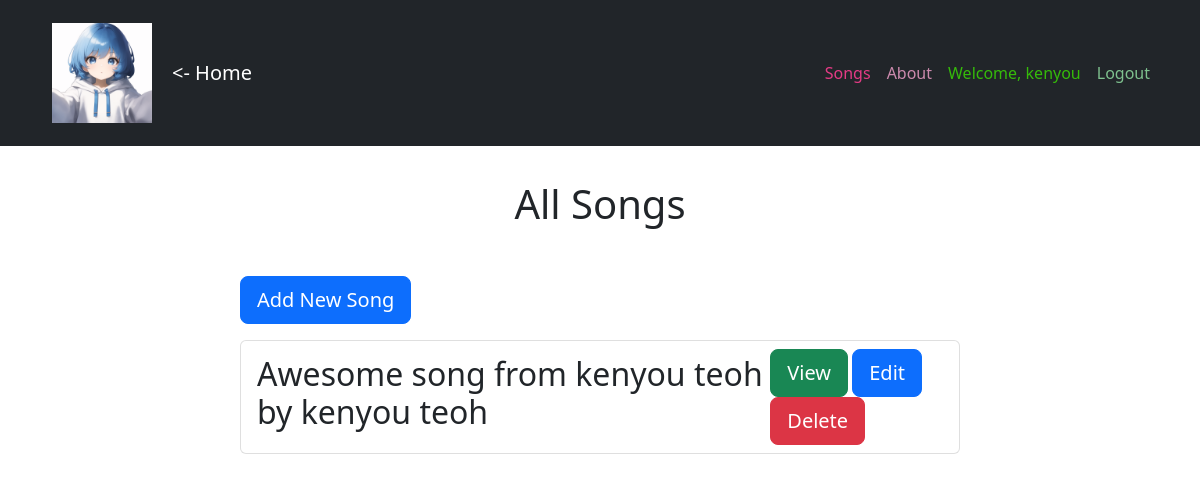
The app's page /songs/ (signed in) with its own data.
### musicApp/models.py (models this page shows, shortened)
class user(AbstractBaseUser):
    name = models.CharField(max_length=100)
    description = models.TextField(blank=True)
    email = models.EmailField(max_length=100, unique=True)
    is_staff = models.BooleanField(default=False)  # Add this line
    objects = UserManager()
    USERNAME_FIELD = 'email'
    REQUIRED_FIELDS = ['name']

class song(models.Model):
    name = models.CharField(max_length=100)
    artist = models.CharField(max_length=100)
    description = models.TextField(blank=True)

### musicApp/views.py (the view)
# urls.py: path('songs/', views.songListView.as_view(), name='songs'),
class songListView(ListView):
    model = song
    context_object_name = "songs"

### musicApp/templates/musicApp/song_list.html (shortened to what this page needs)
{% extends 'musicApp/base_template.html' %}
{% block content %}
    <link href="https://cdn.jsdelivr.net/npm/bootstrap@5.2.3/dist/css/bootstrap.min.css" rel="stylesheet">
    <div class="container">
        <h1 class="text-center mt-5" tabindex="0">All Songs</h1>
        <div class="row justify-content-center mt-5">
            <div class="col-md-8">
                {% if user.is_authenticated %}
                    <a href="{% url 'song_new' %}" class="btn btn-primary btn-lg mb-3" tabindex="0">Add New Song</a>
                {% endif %}
                <ul class="list-group">
                    {% for song in songs %}
                        <li class="list-group-item">
                            <div class="d-flex justify-content-between align-items-center">
                                <div>
                                    <h2 tabindex="0">{{ song.name }} by {{ song.artist }}</h2>
                                </div>
                                <div>
                                    <a href="{% url 'song_detail' song.id %}" class="btn btn-lg btn-success" tabindex="0">View</a>
                                    {% if user.is_authenticated %}
                                        <a href="{% url 'song_edit' song.id %}" class="btn btn-lg btn-primary mr-2" tabindex="0">Edit</a>
                                        <a href="{% url 'song_delete' song.id %}" class="btn btn-lg btn-danger" tabindex="0">Delete</a>
                                    {% endif %}
                                </div>
                            </div>
                        </li>
                    {% empty %}
                        <li class="list-group-item" tabindex="0">No songs available</li>
                    {% endfor %}
                </ul>
            </div>
        </div>
    </div>
{% endblock %}

### musicApp/templates/musicApp/base_template.html (shortened to what this page needs)
{% load static %}
<!DOCTYPE html>
<html lang="en">
<head>
    {% load bootstrap5 %}
    {% bootstrap_css %}
</head>
<body>
    <nav class="navbar navbar-expand-md navbar-dark bg-dark fixed-top">
        <div class="container">
            <a class="navbar-brand d-flex align-items-center" href="{% url 'songs' %}">
                <img src="{% static 'images/image.png' %}" alt="Home Page - Click to go to the songs page" style="width: 100px; margin: 10px;">
                <span style="margin-left: 10px;"><- Home</span>
            </a>
            <div class="collapse navbar-collapse" id="navbarCollapse">
                <ul class="navbar-nav ms-auto">
                    <li class="nav-item">
                        <a class="nav-link font-weight-bold" href="{% url 'songs' %}" style="color: red;">Songs</a>
                    </li>
                    <li class="nav-item">
                        <a class="nav-link font-weight-bold" href="{% url 'about' %}" style="color: yellow;">About</a>
                    </li>
                    {% if user.is_authenticated %}
                    <li class="nav-item">
                        <span class="nav-link font-weight-bold" style="color: white;">Welcome, {{ user.name }}</span>
                    </li>
                    <li class="nav-item">
                        <a class="nav-link font-weight-bold" href="{% url 'logout' %}" style="color: blue;">Logout</a>
                    </li>
                    {% else %}
                    <li class="nav-item">
                        <a class="nav-link font-weight-bold" href="{% url 'login' %}" style="color: green;">Login</a>
                    </li>
                    {% endif %}
                </ul>
            </div>
        </div>
    </nav>
    <div class="container" style="margin-top: 180px;">
        {% block content %}
        {% endblock %}
    </div>
</body>
</html>

### records on screen
user: name "kenyou"
song: name "Awesome song from kenyou teoh", artist "kenyou teoh"
